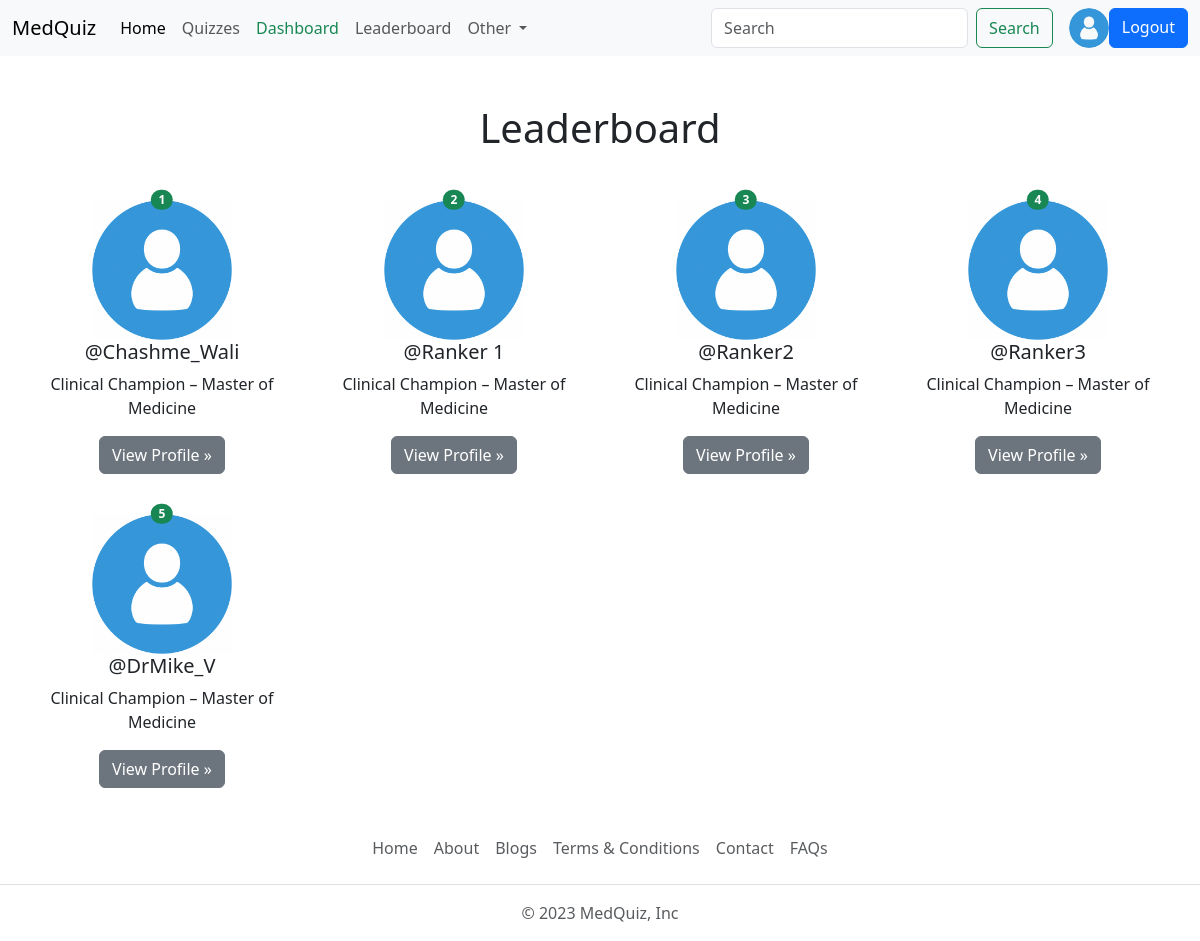
/leaderboard (signed in), run on the app's committed database.
### account/models.py (models this page shows, shortened)
class Profile(models.Model):
    user =  models.OneToOneField(User, on_delete=models.CASCADE, null=True) #verbose_collumn
    bio = models.TextField(blank=True, null=True)
    profile_images = models.ImageField(upload_to='profile_images/', default='usericon.png', blank=True, null=True, verbose_name='Profile Picture')
    location = models.CharField(max_length=110, blank=True, null=True)
    GENDER = (
        ('Male', 'Male'),
        ('Female', 'Female'),
        ('Other', 'Other'),
    )
    gender = models.CharField(max_length=6,choices=GENDER, blank=True, null=True)

### quiz/models.py (models this page shows, shortened)
class UserRank(models.Model):
    user = models.OneToOneField(User, on_delete=models.CASCADE)
    rank = models.IntegerField(null=True, blank=True)
    total_score = models.IntegerField(null=True, blank=True)

### base/views.py (the view)
# urls.py: path('leaderboard', views.leaderboard_view, name='leaderboard'),
@login_required(login_url="login")
def leaderboard_view(request):
    user_object = User.objects.get(username=request.user)
    user_profile = Profile.objects.get(user=user_object)
    leaderboard_users = UserRank.objects.order_by('rank')
    context = {"leaderboard_users": leaderboard_users, "user_profile": user_profile}
    return render(request, "leaderboard.html", context)

### templates/leaderboard.html (shortened to what this page needs)
{% extends 'index.html' %}
{% block content %}
        <h1 class="diplay-2 text-center my-5">Leaderboard</h1>
        <div class="row row-cols-sm-1 row-cols-md-2 row-cols-lg-3 row-cols-xl-4 mx-3">
          {% if leaderboard_users|length == 0 %}
          <div class="col-lg-4 position-relative mb-4">
            <h4 class="text-center text-danger">No User Available on Leaderboard!!</h4>
        </div>
          {% else %}
          {% for rank in leaderboard_users %}
          <div class="col-lg-4 position-relative text-center mb-4">
              <img src="{{rank.user.profile.profile_images.url}}" class="img-fluid" width="140" height="140" alt="user-profile">
              <h2 class="fw-normal fs-5">@{{rank.user.username}}</h2>
              <span class="position-absolute top-0 start-90 translate-middle badge rounded-pill bg-success" width="10" height="100">{{forloop.counter}}
              </span>
              <p>Clinical Champion – Master of Medicine</p>
              <p><a class="btn btn-secondary" href="{% url 'profile' rank.user.username %}">View Profile »</a></p>
          </div>
          {% endfor %}
          {% endif %}
      </div>
{% endblock content %}

### templates/components/navbar.html (shortened to what this page needs)
    <nav class="navbar navbar-expand-lg bg-body-tertiary d-none d-lg-block">
        <div class="container-fluid">
          <a class="navbar-brand" href="{% url 'home' %}">MedQuiz</a>
          <div class="collapse navbar-collapse" id="navbarSupportedContent">
            <ul class="navbar-nav me-auto mb-2 mb-lg-0">
              <li class="nav-item">
                <a class="nav-link active" aria-current="page" href="{% url 'home' %}">Home</a>
              </li>
              <li class="nav-item">
                <a class="nav-link" href="{% url 'all_quiz' %}">Quizzes</a>
              </li>
              {% if request.user.is_superuser %}
              <li class="nav-item">
                  <a class="nav-link text-success" href="{% url 'dashboard' %}">Dashboard</a>
              </li>
              {% endif %}
              <li class="nav-item">
                <a class="nav-link" href="{% url 'leaderboard' %}">Leaderboard</a>
              </li>
              <li class="nav-item dropdown">
                <a class="nav-link dropdown-toggle" href="#" role="button" data-bs-toggle="dropdown" aria-expanded="false">
                  Other
                </a>
              </li>
            </ul>
            <form class="d-flex" role="search" action="{% url 'search_users' %}">
              <input class="form-control me-2" type="search" name="q" placeholder="Search" aria-label="Search">
              <button class="btn btn-outline-success" type="submit">Search</button>
              {% if request.user.is_authenticated %}
                <img src="{{user_profile.profile_images.url}}" class="rounded-circle" width="40" height="40" alt="profile_images">
              <a href="{% url 'logout' %}" class="btn btn-primary">Logout</a>
              {% else %}
              <a href="{% url 'login' %}" class="btn btn-primary">Login</a>
              {% endif %}
            </form>
          </div>
        </div>
      </nav>

### data on the page
Profile: profile_images (picture)
UserRank: user.profile.profile_images (picture), user.username "Chashme_Wali"
UserRank: user.profile.profile_images (picture), user.username "Ranker 1"
UserRank: user.profile.profile_images (picture), user.username "Ranker2"
UserRank: user.profile.profile_images (picture), user.username "Ranker3"
UserRank: user.profile.profile_images (picture), user.username "DrMike_V"
